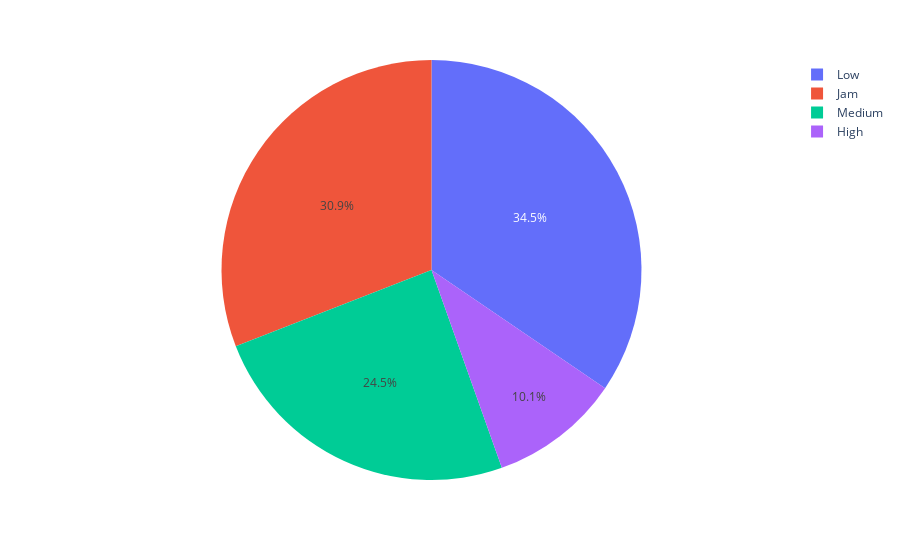

The cell this chart's notebook holds for it:
### Code cell
#Traffic density proportion in orders
tabela=data.copy()

tabela=(tabela.groupby(['Road_traffic_density'])[['ID']].count()/tabela['ID'].count()).reset_index()

px.pie(tabela,names='Road_traffic_density',values='ID')

### Figure 1 — Plotly figure (JSON) as saved in the notebook; plotly's stock layout.template omitted (floating-point values rounded to 4 significant figures)
{"data": [{"domain": {"x": [0, 1], "y": [0, 1]}, "hovertemplate": "Road_traffic_density=%{label}<br>ID=%{value}<extra></extra>", "labels": ["High", "Jam", "Low", "Medium"], "legendgroup": "", "name": "", "showlegend": true, "type": "pie", "values": [0.1005, 0.3091, 0.3451, 0.2453]}], "layout": {"legend": {"tracegroupgap": 0}, "margin": {"t": 60}}}
